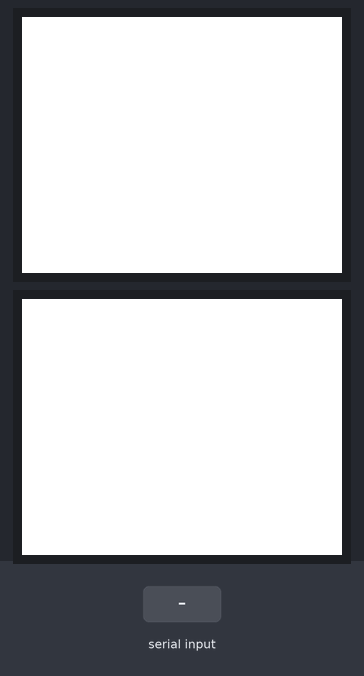
A sketch run on a simulated Arduino Uno, built with avr-gcc and run on an emulated ATmega328P. On the bench: 2 × 160×128 colour display. Inputs (shaded band) come from the test bench. What the sketch prints to the serial monitor is not drawn.

Above: at 1.2 s.
1.3 s: "1" received over Serial
At 3.3 s:
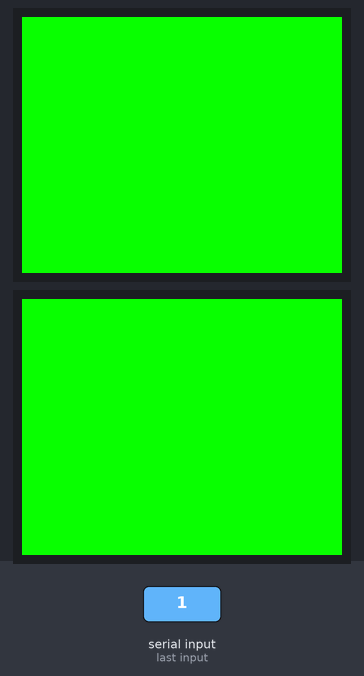
3.8 s: "0" received over Serial
At 5.2 s:
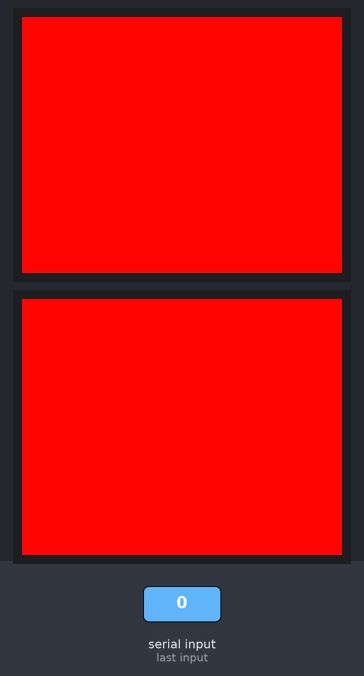
6.3 s: "5\n" received over Serial
At 8.3 s:
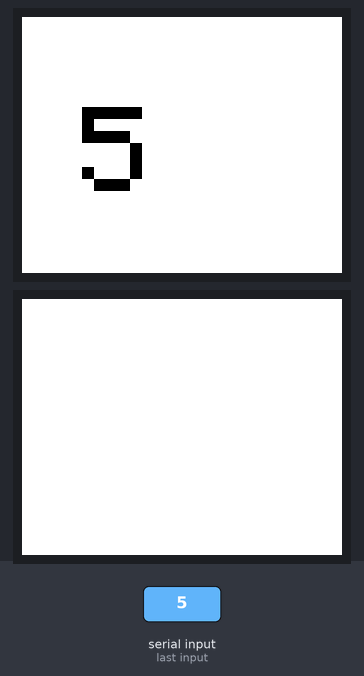
8.8 s: "90 45 200\n" received over Serial
At 10.6 s:
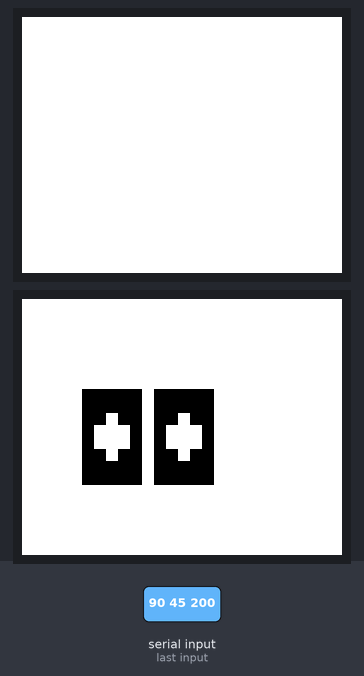
Timing chart, 0 to 12.1 s (numbered marks = the images above; inputs shaded):
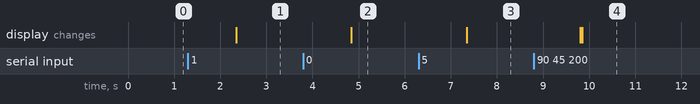

The sketch:

CUBE.ino
```cpp
#include <TFT.h>
#include <SoftwareSerial.h> //librairie pour la liaison série
#include <SPI.h>
//PIN-Einstellungen
#define cs 10
#define dc 9
#define rst 8
String lu = "";
String lus[3] = {"", "",""};
char c= ' ';

TFT TFTscreen = TFT(cs, dc, rst); //définir les afficheurs
TFT TFTscreen2 = TFT(7, 6, 3);
void setup() {
  Serial.begin(9600); //initialiser la liaison série
  TFTscreen.begin(); //initialiser les afficheurs
  TFTscreen2.begin();
  //Hintergrund: Schwarz
  TFTscreen.background(255, 255, 255);TFTscreen2.background(255, 255, 255);
  //Textfarbe: Weiß
  TFTscreen.stroke(0, 0, 2); TFTscreen2.stroke(0, 0, 2);
  Serial.println("Arduino avec HC-0x");
}

void loop() {


  //retrieves the chosen option
  if(Serial.available()){ //si le cube réçoit une information
   lu = Serial.readString(); //lit l'information réçue

   if(lu=="1"){ //si l'info lu est "1" alors met le fond des afficheurs en vert
      char correct[lus[0].length()+1];
      char incorrect[lus[2].length()+1];
      int val = lus[1].toInt();
      lus[0].toCharArray(correct, (lus[0].length()+1));
      lus[2].toCharArray(incorrect, (lus[2].length()+1));
      char* syllabes[2] = {correct, incorrect};

       TFTscreen.background(10, 255, 5);
       TFTscreen2.background(10, 255, 5);
      TFTscreen.stroke(0, 0, 2);
      TFTscreen2.stroke(0, 0, 2);
      TFTscreen.setTextSize(6);
      TFTscreen2.setTextSize(6);
      TFTscreen.text(syllabes[val], 30, 45);
      TFTscreen2.text(syllabes[1-val], 30, 45);
   }
   else if(lu=="0"){ //si l'info lu est "1" alors met le fond des afficheurs en rouge
     char correct[lus[0].length()+1];
      char incorrect[lus[2].length()+1];
      int val = lus[1].toInt();
      lus[0].toCharArray(correct, (lus[0].length()+1));
      lus[2].toCharArray(incorrect, (lus[2].length()+1));
      char* syllabes[2] = {correct, incorrect};

       TFTscreen.background(255, 5, 5);
       TFTscreen2.background(255, 5, 5);
      TFTscreen.stroke(0, 0, 2);
      TFTscreen2.stroke(0, 0, 2);
      TFTscreen.setTextSize(6);
      TFTscreen2.setTextSize(6);
      TFTscreen.text(syllabes[val], 30, 45);
      TFTscreen2.text(syllabes[1-val], 30, 45);
   }
   else{ //si le cube reçoit un message
      Serial.println(lu); //affiche le message dans le moniteur
       int nb = 0;
       int k=0;

       for(int i =0; i<3; i++){// boucle pour découper l'information reçu en 3 (syllabe correcte, numero de l'afficheur 0 ou 1, syllabe incorrecte)
        lus[i]="";
       }
       for(int i =0; i<lu.length(); i++){
          if(lu[i] == ' '){
            nb++;
          }
          else{
            lus[nb]+= lu[i];
          }
       }

      char correct[lus[0].length()+1];
      char incorrect[lus[2].length()+1];
      int val = lus[1].toInt();
      lus[0].toCharArray(correct, (lus[0].length()+1)); //converti la syllabe correcte (string ) en tableau de char
      lus[2].toCharArray(incorrect, (lus[2].length()+1));  //converti la syllabe incorrecte (string ) en tableau de char
      //Serial.println(String(lu.length()));
      char* syllabes[2] = {correct, incorrect};

       TFTscreen.background(255, 255, 255); //mettre le fond des deux afficheurs en blancs
       TFTscreen2.background(255, 255, 255); //mettre le fond des deux afficheurs en blancs
      TFTscreen.stroke(0, 0, 2);
      TFTscreen2.stroke(0, 0, 2);
      TFTscreen.setTextSize(6); //fixer la police du texte à afficher
      TFTscreen2.setTextSize(6);
      TFTscreen.text(syllabes[val], 30, 45); //écrire la syllabe 1
      TFTscreen2.text(syllabes[1-val], 30, 45); //écrire la syllabe 1
   }
  }

}
```

Measured:
- after the input at 1.3 s, the display: changes after 1.0 s (image 1)
- after the input at 3.8 s, the display: changes after 1.0 s (image 2)
- after the input at 6.3 s, the display: changes after 1.0 s (image 3)
- after the input at 8.8 s, the display: first changes after 1.0 s (image 4 shows a later state)
